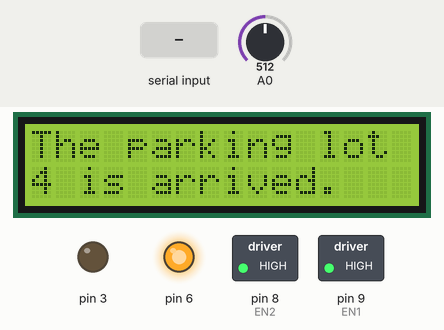
Simulated run of this sketch. Board: Arduino Uno, built with avr-gcc and run on an emulated ATmega328P. On the bench: 16×2 character LCD, switched loads named in the sketch (green lamp = pin HIGH), output pins drawn as LEDs (lit = HIGH). The test bench sets the inputs (shaded band); at power-on: A0 = 512. What the sketch prints to the serial monitor is not drawn.

Above: at 1.2 s.
1.3 s: "1" received over the second serial link
At 2.5 s:
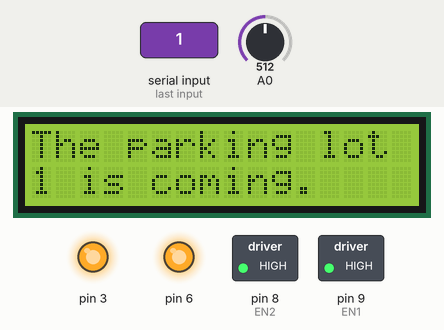
3.2 s: A0 set to 166
4.7 s: A0 set to 144
At 6.1 s:
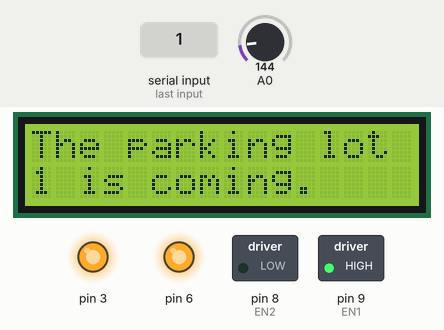
8.2 s: A0 set to 160
At 9.7 s:
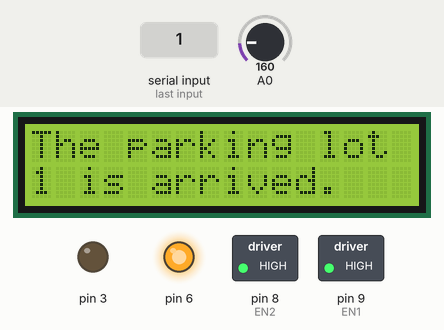
10.0 s: A0 set to 140
At 11.1 s:
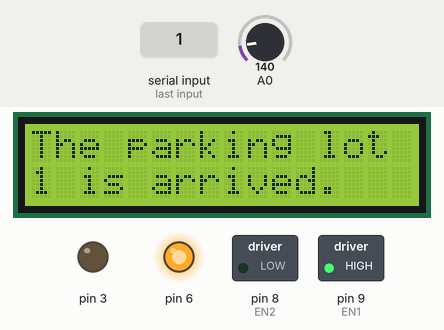
11.9 s: A0 set to 306
At 14.0 s:
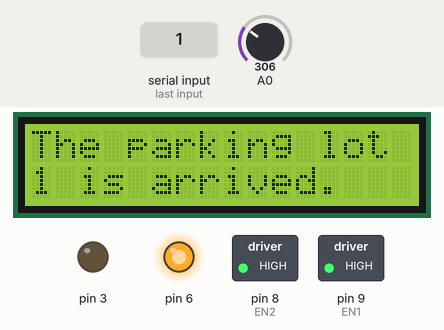
Timing chart, 0 to 15.0 s (numbered marks = the images above; inputs shaded):
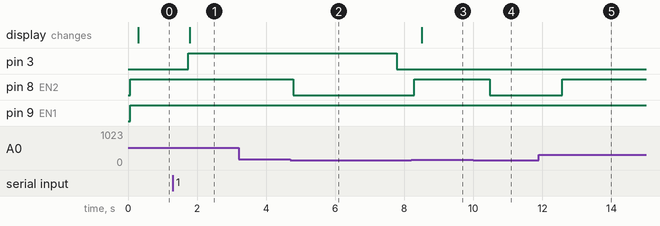

Measured:
- the behaviour switches between 151 and 150 on A0 (found by bisection; images 1 and 2)
- after the input at 1.3 s, pin 3: LOW → HIGH after 0.45 s; the display: changes after 0.48 s (image 1)
- after the input at 3.2 s, every drawn part: stays the same
- after the input at 4.7 s, pin 8 (EN2): HIGH → LOW after 0.08 s
- after the input at 8.2 s, pin 8 (EN2): LOW → HIGH after 0.08 s; the display: changes after 0.31 s (image 3)
- after the input at 10.0 s, pin 8 (EN2): HIGH → LOW after 0.47 s
- after the input at 11.9 s, pin 8 (EN2): LOW → HIGH after 0.67 s

The sketch:

Quadra_Park-parking_tower.ino
```cpp
#include <SoftwareSerial.h> //블루투스
#include <Wire.h>  //LCD모니터
#include <LiquidCrystal_I2C.h> //LCD모니터
LiquidCrystal_I2C lcd(0x27, 16, 2); //LCD모니터
SoftwareSerial BTSerial(4, 5); //블루투스 4,5번 핀 사용

#define EN1 9
#define EN2 8
int i=0; //for문에 들어가는 i 변수 선언
int count = 0; //주차공간 번호
void setup() {
  pinMode(EN1,OUTPUT); //L298N을 통해 모터 제어
  pinMode(EN2,OUTPUT); //L298N을 통해 모터 제어
  Serial.begin(9600);
  BTSerial.begin(9600);
  pinMode(6, OUTPUT); // 레이저A
  digitalWrite(6, HIGH); //레이저A는 항상 켜져 있음.
  pinMode(3, OUTPUT); // 레이저B
  lcd.init(); //LCD모니터 초기화
  lcd.backlight(); //LCD모니터 백라이트 켜기
}

void loop() {
  int raiser_A = analogRead(A0); //조도센서 값을 raiser_A 라는 변수에 넣어줌.
  ///////////////////////////
  // EN1  EN2 // 모터 방향  //
  ///////////////////////////
  // HIGH LOW  > Forward   //
  // LOW  HIGH > Reverse   //
  // HIGH HIGH > Motor Stop//
  // LOW  LOW  > Motor Stop//
  ///////////////////////////
  if(raiser_A > 150){ //조도센서에 레이저A가 안들어올 때
    digitalWrite(EN1, HIGH);   //  모터가 (HIGH,HIGH)일 때 멈춤
    digitalWrite(EN2, HIGH);
    Serial.println("STOP!! by raiser A");
    delay(200);
    if(count == 0 ) {
      lcd.print("The parking lot "); //The parking lot 4 is arrived. 라고 LCD모니터에 출력.
      lcd.setCursor(0,1);
      lcd.print(count+4); //1,2,3,4번으로 칸을 만들기 위해서. (즉, 0대신 4를 출력하기 위해서)
      lcd.print(" is arrived.");
      lcd.setCursor(0,0);
    }
    if(count == 1 ) {
      lcd.print("The parking lot "); //The parking lot 1 is arrived. 라고 LCD모니터에 출력.
      lcd.setCursor(0,1);
      lcd.print(count);
      lcd.print(" is arrived.");
      lcd.setCursor(0,0);
    }
    if(count == 2 ) {
      lcd.print("The parking lot "); //The parking lot 2 is arrived. 라고 LCD모니터에 출력.
      lcd.setCursor(0,1);
      lcd.print(count);
      lcd.print(" is arrived.");
      lcd.setCursor(0,0);
    }
    if(count == 3 ) {
      lcd.print("The parking lot "); //The parking lot 3 is arrived. 라고 LCD모니터에 출력.
      lcd.setCursor(0,1);
      lcd.print(count);
      lcd.print(" is arrived.");
      lcd.setCursor(0,0);
    }
  }
  else { //조도센서에 레이저A가 들어올 때
    digitalWrite(EN1, HIGH);   //  모터가 (HIGH,LOW)일 때 회전
    digitalWrite(EN2, LOW);
    Serial.println("GO!! by raiser A");
    delay(200);
  }

  if (BTSerial.available()){
    char data = BTSerial.read(); // 블루투스를 통해 입력받음.

    if (data == '1') { // 블루투스를 통해 1이라는 값을 입력받으면 레이저B가 켜짐.
      Serial.println("raiser B ON");
      digitalWrite(3, HIGH); // 레이저 B 켜짐.

      lcd.clear(); //LCD에 출력된 문자열 지움.
      lcd.print("The parking lot ");
      lcd.setCursor(0,1); //count+1 is coming. 을 아랫줄로 세팅.
      lcd.print(count+1); //사용자에게 주차공간의 번호를 1,2,3,4로 보여지게 하기 위해 count+1을 함.
      lcd.print(" is coming.");
      lcd.setCursor(0,0); //The parking lot 을 윗줄로 세팅.
      count++;
      count = count % 4; //칸 4개이기 때문에 각 주차공간이 0,1,2,3의 값을 갖도록 설정.


      for(i = 0; i<12; i++) { // 레이저A가 가려지는 동안 레이저B로 주차타워를 통제함.

        int raiser_B = analogRead(A0); //조도센서 값을 raiser_B 라는 변수에 넣어줌.

        if(raiser_B > 150){ //조도센서에 레이저B가 안들어올 때
          digitalWrite(EN1, HIGH);   //  모터가 (HIGH,HIGH)일 때 멈춤
          digitalWrite(EN2, HIGH);
          Serial.println("STOP!! by raiser B");
        }
        else { //조도센서에 레이저B가 들어올 때
          digitalWrite(EN1, HIGH);   //  모터가 (HIGH,LOW)일 때 회전
          digitalWrite(EN2, LOW);
        }
      delay(500); //레이저B를 6 초동안 0.5초 간격으로 조도센서에 빛 들어오는지 체크함.
      }
    digitalWrite(3, LOW); //레이저 B 꺼짐.
    }
  }
  delay(500);
}

//////////////////////////
////프로그램 실행과정 요약////
//1. 레이저A와 B의 방향은 조도센서를 향해 있음. 레이저A가 항상 켜져있음. 조도센서에 레이저 빛이 들어오면 모터가 작동함.
//2. 레이저B는 블루투스와 연결되어 있음.
//3. 주차공간에 의해 조도센서에 들어오는 레이저A의 빛이 가리게 되면 모터가 멈춤.
//4. 블루투스를 통해 사용자에게 입력을 받아, 레이저B를 작동시켜 모터가 다시 돌게끔 함.
//LCD모니터에는 주차공간이 coming일 때와 arrived일 때의 경우를 나누어 출력함.
//coming일 땐 0,1,2,3의 값에 +1을 해줌으로써 사용자에게 1,2,3,4번의 주차공간으로 보여지게 함.
//arrived일 땐 4로 나눈 나머지값들 중 0에는 4를 넣어 사용자에게 1,2,3,4번의 주차공간으로 보여지게 함.
```
